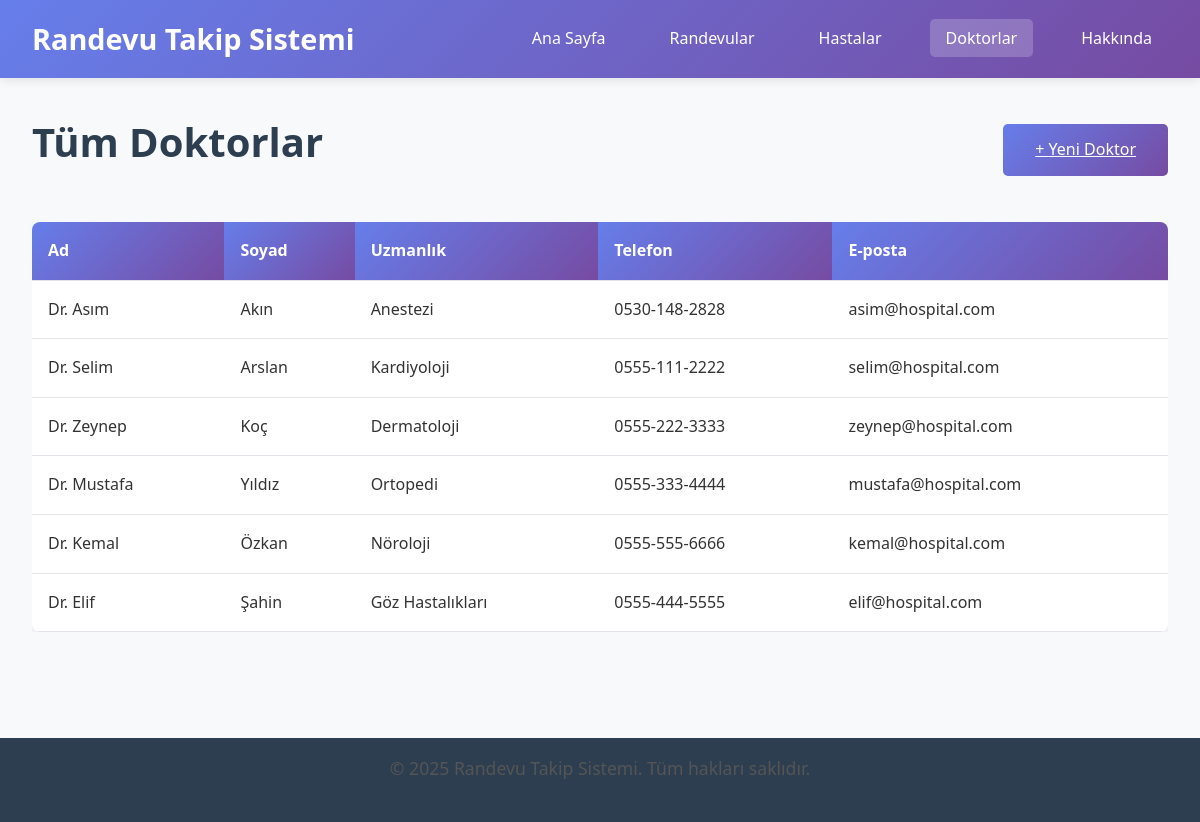
/doctors, run on an earlier commit of the app's database.
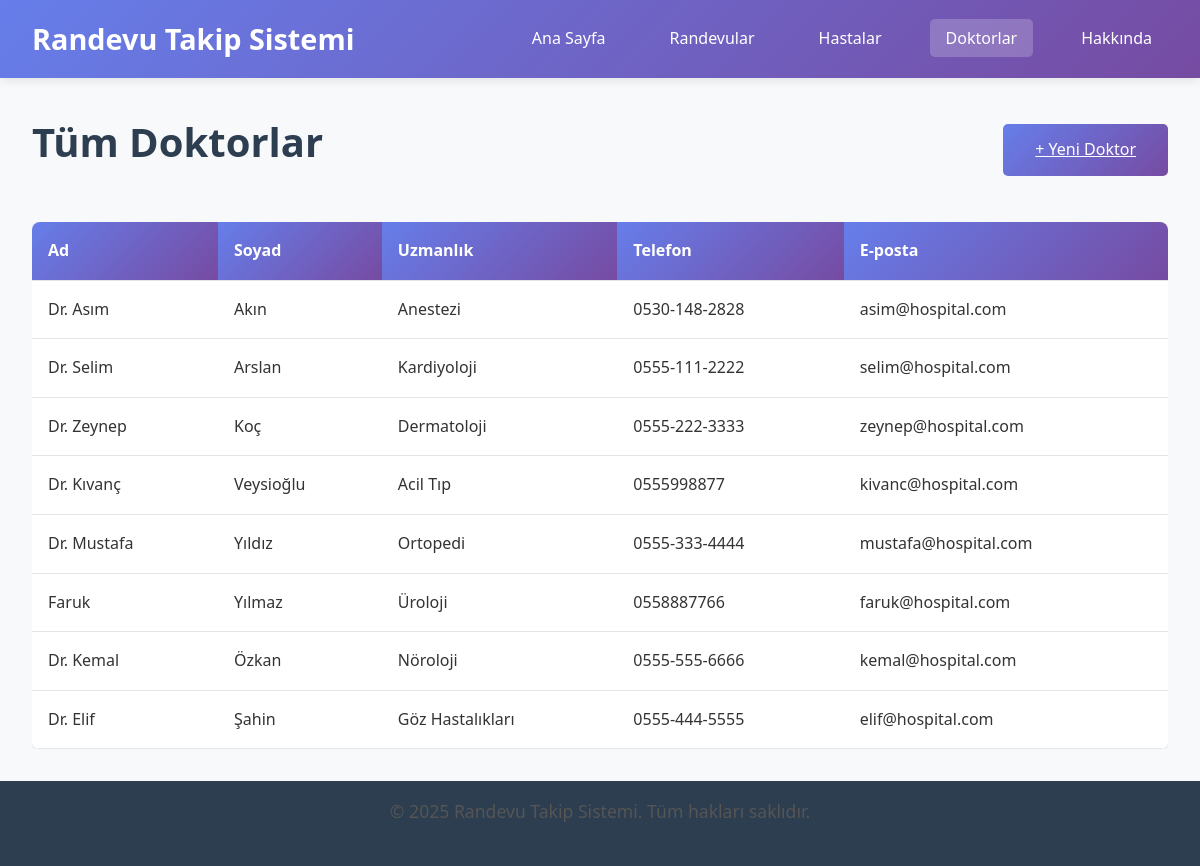
And on a later commit of the database.
### tables this page shows
CREATE TABLE doctors (
                id INTEGER PRIMARY KEY AUTOINCREMENT,
                first_name TEXT NOT NULL,
                last_name TEXT NOT NULL,
                specialization TEXT NOT NULL,
                phone TEXT NOT NULL,
                email TEXT,
                created_at TIMESTAMP DEFAULT CURRENT_TIMESTAMP
            );

### app.py (the view)
@app.route('/doctors')
def doctors():
    doctors = db.get_all_doctors()
    return render_template('doctors.html', doctors=doctors)

### database.py (called while the page is built)
    def get_connection(self):
        conn = sqlite3.connect(self.db_name)
        conn.row_factory = sqlite3.Row  # This allows accessing columns by name
        return conn

    def get_all_doctors(self):
        conn = self.get_connection()
        cursor = conn.cursor()
        cursor.execute('SELECT * FROM doctors ORDER BY last_name, first_name')
        doctors = cursor.fetchall()
        conn.close()
        return doctors

### templates/doctors.html (shortened to what this page needs)
<!DOCTYPE html>
<html lang="en">
<head>
    <link rel="stylesheet" href="{{ url_for('static', filename='css/style.css') }}">
</head>
<body>
    <nav>
        <div class="nav-container">
            <h1>Randevu Takip Sistemi</h1>
            <ul>
                <li><a href="{{ url_for('index') }}">Ana Sayfa</a></li>
                <li><a href="{{ url_for('appointments') }}">Randevular</a></li>
                <li><a href="{{ url_for('patients') }}">Hastalar</a></li>
                <li><a href="{{ url_for('doctors') }}" class="active">Doktorlar</a></li>
                <li><a href="{{ url_for('about') }}">Hakkında</a></li>
            </ul>
        </div>
    </nav>
    <main>
        <div class="container">
            <div class="section-header" style="display: flex; justify-content: space-between; align-items: center; margin-bottom: 2rem;">
                <h2>Tüm Doktorlar</h2>
                <a href="{{ url_for('add_doctor') }}" class="btn">+ Yeni Doktor</a>
            </div>
            {% if doctors %}
            <div class="doctors-table" style="overflow-x: auto;">
                <table>
                    <thead>
                        <tr>
                            <th>Ad</th>
                            <th>Soyad</th>
                            <th>Uzmanlık</th>
                            <th>Telefon</th>
                            <th>E-posta</th>
                        </tr>
                    </thead>
                    <tbody>
                        {% for doctor in doctors %}
                        <tr>
                            <td>{{ doctor.first_name }}</td>
                            <td>{{ doctor.last_name }}</td>
                            <td>{{ doctor.specialization }}</td>
                            <td>{{ doctor.phone }}</td>
                            <td>{{ doctor.email or '-' }}</td>
                        </tr>
                        {% endfor %}
                    </tbody>
                </table>
            </div>
            {% else %}
            <div class="no-doctors" style="text-align: center; padding: 3rem;">
                <p>Henüz doktor kaydı bulunmuyor.</p>
                <a href="{{ url_for('add_doctor') }}" class="btn">İlk Doktoru Ekle</a>
            </div>
            {% endif %}
        </div>
    </main>
    <footer>
        <p>&copy; 2025 Randevu Takip Sistemi. Tüm hakları saklıdır.</p>
    </footer>
</body>
</html>

What changed in the data, as far as the page shows it:
added doctors: first_name "Dr. Kıvanç", last_name "Veysioğlu", specialization "Acil Tıp", phone "0555998877", email "kivanc@hospital.com"
added doctors: first_name "Faruk", last_name "Yılmaz", specialization "Üroloji", phone "0558887766", email "faruk@hospital.com"
